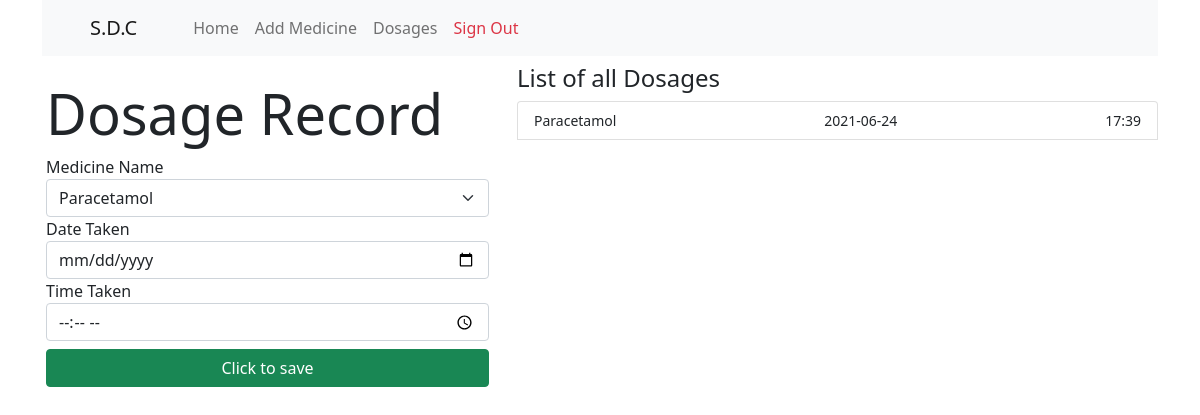
/dosages.php (signed in), run on the app's committed database.
### tables this page shows
CREATE TABLE `tbl_dosages` (
  `dosage_id` int(11) NOT NULL,
  `medicine_id` int(11) NOT NULL,
  `user_id` int(11) NOT NULL,
  `date_taken` varchar(20) NOT NULL,
  `time_taken` varchar(10) NOT NULL,
  `date_inputted` datetime NOT NULL DEFAULT CURRENT_TIMESTAMP
);

CREATE TABLE `medicine` (
  `ID` int(11) NOT NULL,
  `medicine_name` varchar(100) NOT NULL,
  `dosage_quantity` int(11) NOT NULL,
  `dosage_unit` varchar(10) NOT NULL,
  `milligram_quantity` int(11) NOT NULL,
  `milligram_unit` varchar(10) NOT NULL,
  `frequency_quantity` int(11) NOT NULL,
  `frequency_unit` varchar(25) NOT NULL,
  `user_ID` int(11) NOT NULL,
  `date_added` datetime NOT NULL DEFAULT CURRENT_TIMESTAMP
);

### dosages.php (the view, shortened to what this page needs)
<?php
include "connection.php";
include "functions.php";
$query = "SELECT * FROM medicine WHERE user_ID = " . $_SESSION['user_id'] . "";
$result = mysqli_query($con, $query);
$user_id = intval($_SESSION["user_id"]);
?>
<div class="container">
    <div class="row mt-2">
        <div class="col-md-5 p-3">
            <h4 class="display-4">Dosage Record</h4>
            <form action="" method="post">
                <div class="form-group">
                    <label for="">Medicine Name</label>
                    <select name="medicine_id" id="medicine_id" class="form-select" required>
                        <?php
while ($row = mysqli_fetch_array($result)) {
    echo "<option value='" . $row['ID'] . "'>" . $row['medicine_name'] . "</option>";
}
?>
                    </select>
                </div>
                <div class="form-group">
                    <label for="">Date Taken</label>
                    <input type="date" name="date_taken" id="date_taken" required class="form-control">
                </div>
                <div class="form-group">
                    <label for="">Time Taken</label>
                    <input type="time" name="time_taken" id="time_taken" required class="form-control">
                </div>
                <input type="submit" name="saveDosageRecord" value="Click to save" class="btn btn-success my-2 col-12">
            </form>
        </div>
        <div class="col-md-7 ">
            <main>
                <h4>List of all Dosages</h4>
                <ul class="list-group">
                    <?php
$query = 'SELECT dosage_id,medicine_name,date_taken,time_taken FROM tbl_dosages inner join medicine on tbl_dosages.medicine_id = medicine.ID WHERE tbl_dosages.user_id = ' . $user_id . '';
$result = mysqli_query($con, $query);
if ($result) {
    while ($row = mysqli_fetch_array($result)) {
        echo '<li class="list-group-item d-flex justify-content-between align-items-center">
                                <small>' . $row["medicine_name"] . '</small>
                                <small>' . $row["date_taken"] . '</small>
                                <small>' . $row["time_taken"] . '</small>
                            </li>';
        echo "<br>";
    }
} else {
    echo '<h4 class="text-mute text-center">No Dosage Record Found</h4>';
}
?>
                </ul>
            </main>
        </div>
    </div>
</div>

### css/main.css (style rules this page uses)
* { padding: 0px; margin: 0px; box-sizing: border-box; text-decoration: none; list-style-type: none; }

### data on the page
tbl_dosages: medicine.medicine_name "Paracetamol", date_taken "2021-06-24", time_taken "17:39"

### other printed values
form field medicine_id "Paracetamol"
